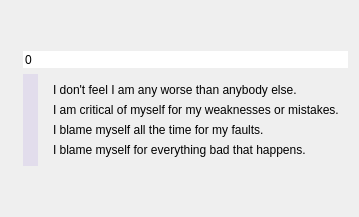
          <widget class="QWidget" name="pageOne">
           <layout class="QGridLayout" name="gridLayout_11">
            <item row="1" column="0">
             <widget class="QFrame" name="frame">
              <layout class="QGridLayout" name="gridLayout_34">
               <property name="leftMargin">
                <number>12</number>
               </property>
               <property name="topMargin">
                <number>0</number>
               </property>
               <property name="rightMargin">
                <number>0</number>
               </property>
               <property name="bottomMargin">
                <number>0</number>
               </property>
               <item row="1" column="1">
                <widget class="QFrame" name="frame">
                 <layout class="QVBoxLayout" name="verticalLayout_7">
                  <item>
                   <widget class="QLabel" name="label_26">
                    <property name="text">
                     <string>I don't feel I am any worse than anybody else.</string>
                    </property>
                   </widget>
                  </item>
                  <item>
                   <widget class="QLabel" name="label_27">
                    <property name="text">
                     <string>I am critical of myself for my weaknesses or mistakes.</string>
                    </property>
                   </widget>
                  </item>
                  <item>
                   <widget class="QLabel" name="label_28">
                    <property name="text">
                     <string>I blame myself all the time for my faults.</string>
                    </property>
                   </widget>
                  </item>
                  <item>
                   <widget class="QLabel" name="label_29">
                    <property name="text">
                     <string>I blame myself for everything bad that happens.</string>
                    </property>
                   </widget>
                  </item>
                 </layout>
                </widget>
               </item>
               <item row="1" column="0">
                <widget class="QSlider" name="b_slider_8">
                 <property name="styleSheet">
                  <string notr="true">

/* ///////////////////////////////////////////////////////////////
QSlider Colors
/////////////////////////////////////////////////////////////// */

QSlider::handle:vertical {background:rgb(156,119,221);}
QSlider::handle:vertical:hover {background:rgb(196,159,255);}
QSlider::handle:vertical:pressed {background:rgb(106,69,171);}
QSlider::groove:vertical:hover {background:rgba(156,119,221,0.25);}
QSlider::groove:vertical {background:rgba(156,119,221,0.15);}

        </string>
                 </property>
                 <property name="maximum">
                  <number>3</number>
                 </property>
                 <property name="orientation">
                  <enum>Qt::Vertical</enum>
                 </property>
                 <property name="invertedAppearance">
                  <bool>true</bool>
                 </property>
                </widget>
               </item>
               <item row="0" column="0" colspan="2">
                <widget class="QSpinBox" name="b_box_8">
                 <property name="frame">
                  <bool>false</bool>
                 </property>
                 <property name="buttonSymbols">
                  <enum>QAbstractSpinBox::NoButtons</enum>
                 </property>
                </widget>
               </item>
              </layout>
             </widget>
            </item>
            <item row="2" column="0">
             <spacer name="verticalSpacer_15">
              <property name="orientation">
               <enum>Qt::Vertical</enum>
              </property>
              <property name="sizeHint" stdset="0">
               <size>
                <width>20</width>
                <height>40</height>
               </size>
              </property>
             </spacer>
            </item>
            <item row="0" column="0">
             <spacer name="verticalSpacer_16">
              <property name="orientation">
               <enum>Qt::Vertical</enum>
              </property>
              <property name="sizeHint" stdset="0">
               <size>
                <width>20</width>
                <height>40</height>
               </size>
              </property>
             </spacer>
            </item>
           </layout>
          </widget>
